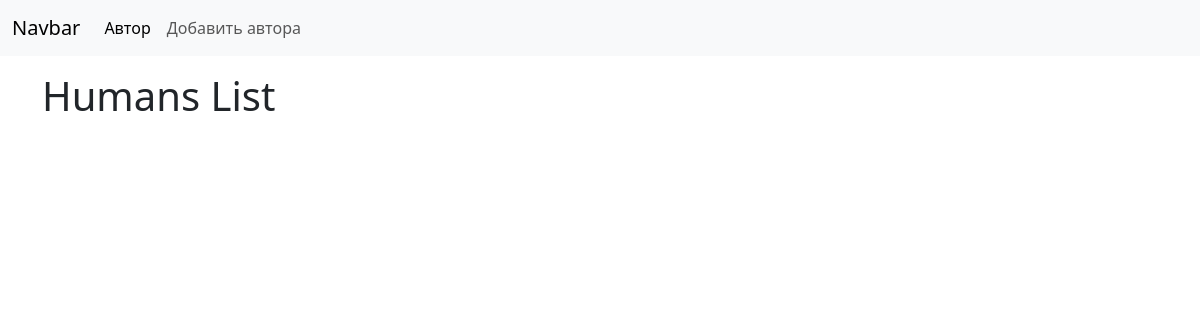
/humans/, run on an earlier commit of the app's database.
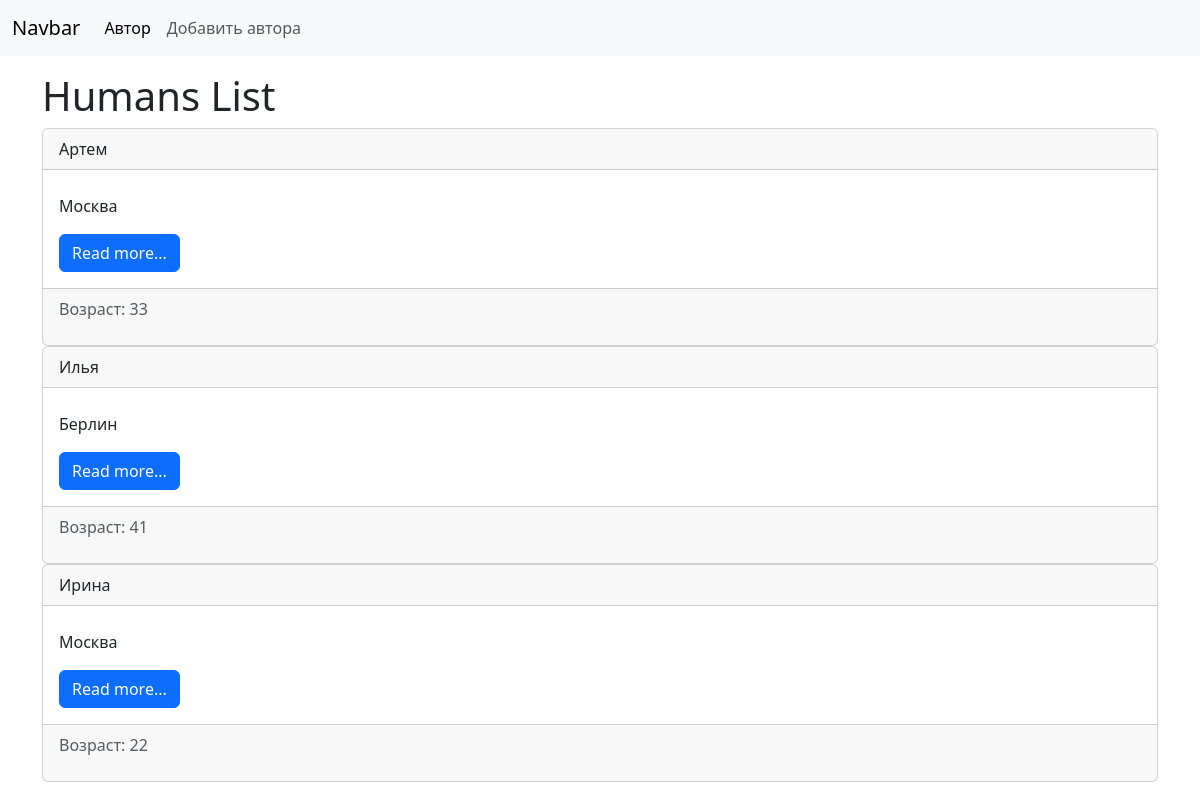
And on a later commit of the database.
### Humans/models.py (models this page shows)
class Humans(models.Model):
    name = models.CharField(max_length=100, verbose_name='Имя')
    age = models.IntegerField(verbose_name='Возраст')
    city = models.CharField(max_length=20, verbose_name='Город')
    profession = models.ForeignKey('Professions', on_delete=models.PROTECT, null=True, verbose_name='Должность')
    class Meta:
        verbose_name = 'Человек'
        verbose_name_plural = 'Люди'
        ordering = ['name']

### Humans/views.py (the view)
# urls.py: path('', index, name='index'),
def index(request):
    human = Humans.objects.all()
    list = { 'human': human, 'title': 'Humans List' }
    return render(request, 'humans/index.html', context = list)

### Humans/templates/humans/index.html (shortened to what this page needs)
<!doctype html>
<html lang="en">
    <head>
        <link href="https://cdn.jsdelivr.net/npm/bootstrap@5.3.3/dist/css/bootstrap.min.css" rel="stylesheet">
    </head>
    <body>
        <nav class="navbar navbar-expand-lg bg-body-tertiary">
            <div class="container-fluid">
                <a class="navbar-brand" href="#">Navbar</a>
                <div class="collapse navbar-collapse" id="navbarNav">
                <ul class="navbar-nav">
                    <li class="nav-item">
                    <a class="nav-link active" aria-current="page" href="#">Автор</a>
                    </li>
                    <li class="nav-item">
                    <a class="nav-link" href="#">Добавить автора</a>
                    </li>
                </ul>
                </div>
            </div>
        </nav>
        <div class="container mt-3">
            <h1>{{ title }}</h1>
            <div class="col-md-12">
                {% for item in human %}
                    <div class="card 3">
                        <div class="card-header">
                            {{ item.name}}
                        </div>
                        <div class="card-body">
                            <p class="card-text">{{ item.city }} </p>
                            <a href="#" class="btn btn-primary">Read more...</a>
                        </div>
                        <div class="card-footer text-body-secondary">
                            <p> Возраст: {{item.age}}
                        </div>
                    </div>
                {% endfor %}
            </div>
        </div>
    </body>

What changed in the data, as far as the page shows it:
added Humans: name "Артем", city "Москва", age "33"
added Humans: name "Илья", city "Берлин", age "41"
added Humans: name "Ирина", city "Москва", age "22"
